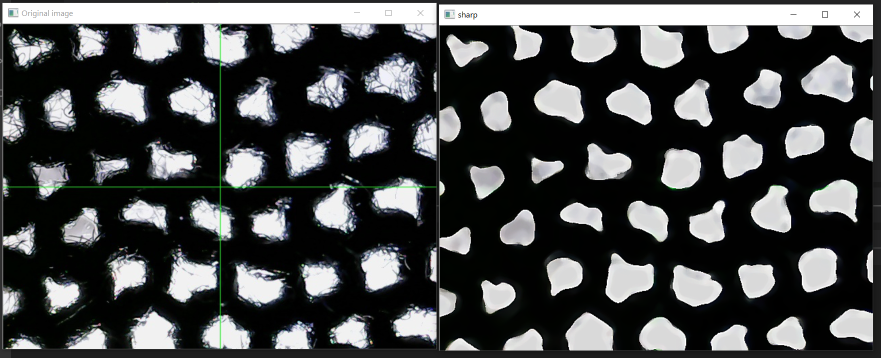
#> input picture Immagine.png, 1761 x 715 px (shown at 1/2 size)
$ python -i holes_detector_6.0.py   (imports and definitions only)
#> lines starting #> are read from the running program, lines starting #| are printed output that depends on the picture; after the words box and inside, x2 and y2 are one past the last pixel; in counts of white or black regions, pixels touching at a corner belong together
### StepperLib.py
import RPi.GPIO as GPIO  #library for Raspberry I/O
import time              #library for delays
import yaml
CCWStep = (0x01,0x02,0x04,0x08)
CWStep = (0x08,0x04,0x02,0x01)

with open('cfgMotorPins.yml') as cfg :    #importa il file di configurazione. Vedi cfgMotorPins.yml per la definizione dei pin motore.
    config = yaml.load(cfg, Loader=yaml.FullLoader)  #carica la configurazione

#motorPinsFocus = config['motorPinsFocus'] #assegna alla variabile motorPins1 la lista di valori
motorPins2 = [3, 5, 7, 8] #assegna alla variabile motorPins2 la lista di valori
# [15 lines of commented-out code are left out]
def setup2():
    #print ('Program is starting...')
    GPIO.setmode(GPIO.BOARD)       # Numbers GPIOs by physical location
    for pin in motorPins2:
        GPIO.setup(pin,GPIO.OUT)
# [38 lines of commented-out code are left out]


# [10 lines left out: function moveOnePeriod2, not called in this run]


# def moveOnePeriod3(direction,ms):
#     for j in range(0,4,1):      #cycle for power supply order [range(numero start, numero stop, incremento)]
#         for i in range(0,4,1):  #assign to each pin, a total of 4 pins
#             if (direction == 1):#power supply order clockwise
#                 GPIO.output(motorPins3[i],((CCWStep[j] == 1<<i) and GPIO.HIGH or GPIO.LOW))
#             else :              #power supply order anticlockwise
#                 GPIO.output(motorPins3[i],((CWStep[j] == 1<<i) and GPIO.HIGH or GPIO.LOW))
#         if(ms<3):       #the delay can not be less than 3ms, otherwise it will exceed speed limit of the motor
#             ms = 3
#         time.sleep(ms*0.001)


# def moveOnePeriod4(direction,ms):
#     for j in range(0,4,1):      #cycle for power supply order [range(numero start, numero stop, incremento)]
#         for i in range(0,4,1):  #assign to each pin, a total of 4 pins
#             if (direction == 1):#power supply order clockwise
#                 GPIO.output(motorPins4[i],((CCWStep[j] == 1<<i) and GPIO.HIGH or GPIO.LOW))
#             else :              #power supply order anticlockwise
#                 GPIO.output(motorPins4[i],((CWStep[j] == 1<<i) and GPIO.HIGH or GPIO.LOW))
#         if(ms<3):       #the delay can not be less than 3ms, otherwise it will exceed speed limit of the motor
#             ms = 3
#         time.sleep(ms*0.001)


# def moveOnePeriod5(direction,ms):
#     for j in range(0,4,1):      #cycle for power supply order [range(numero start, numero stop, incremento)]
#         for i in range(0,4,1):  #assign to each pin, a total of 4 pins
#             if (direction == 1):#power supply order clockwise
#                 GPIO.output(motorPins5[i],((CCWStep[j] == 1<<i) and GPIO.HIGH or GPIO.LOW))
#             else :              #power supply order anticlockwise
#                 GPIO.output(motorPins5[i],((CWStep[j] == 1<<i) and GPIO.HIGH or GPIO.LOW))
#         if(ms<3):       #the delay can not be less than 3ms, otherwise it will exceed speed limit of the motor
#             ms = 3
#         time.sleep(ms*0.001)

# def moveOnePeriod6(direction,ms):
#     for j in range(0,4,1):      #cycle for power supply order [range(numero start, numero stop, incremento)]
#         for i in range(0,4,1):  #assign to each pin, a total of 4 pins
#             if (direction == 1):#power supply order clockwise
#                 GPIO.output(motorPins6[i],((CCWStep[j] == 1<<i) and GPIO.HIGH or GPIO.LOW))
#             else :              #power supply order anticlockwise
#                 GPIO.output(motorPins6[i],((CWStep[j] == 1<<i) and GPIO.HIGH or GPIO.LOW))
#         if(ms<3):       #the delay can not be less than 3ms, otherwise it will exceed speed limit of the motor
#             ms = 3
#         time.sleep(ms*0.001)


# def moveOnePeriod7(direction,ms):
#     for j in range(0,4,1):      #cycle for power supply order [range(numero start, numero stop, incremento)]
#         for i in range(0,4,1):  #assign to each pin, a total of 4 pins
#             if (direction == 1):#power supply order clockwise
#                 GPIO.output(motorPins7[i],((CCWStep[j] == 1<<i) and GPIO.HIGH or GPIO.LOW))
#             else :              #power supply order anticlockwise
#                 GPIO.output(motorPins7[i],((CWStep[j] == 1<<i) and GPIO.HIGH or GPIO.LOW))
#         if(ms<3):       #the delay can not be less than 3ms, otherwise it will exceed speed limit of the motor
#             ms = 3
#         time.sleep(ms*0.001)


# #azionamento del motore
# def moveStepFocus(direction, ms, steps):
#     for i in range(steps):
#         moveOnePeriodFocus(direction, ms)

def moveStep2(direction, ms, steps):
    for i in range(steps):
        moveOnePeriod2(direction, ms)

# [19 lines of commented-out code are left out]


def motorStop():
    for i in range(0,4,1):
        GPIO.output(motorPins2[i],GPIO.LOW)


#def destroy():
    #GPIO.cleanup()  #release GPIOs used chennels


### old versions/setting.py
import os
import time
import RPi.GPIO as GPIO
import yaml
from StepperLib import *
import cv2
import numpy as np


def read_position (file_name):
	file = open("file_name", 'r')
	pos = file.read()
	position = pos
	file.close()

	return int(position)


# [152 lines left out: functions save_position, stepC, stepR, not called in this run]


GPIO.setmode(GPIO.BOARD)   # Assegna ai pin la numerazione convenzionale. Usare "GPIO.setmode(GPIO.BCM)" per la numerazione hardware.

# Assegnazione pin motori
dir_distensori = 31
pull_distensori = 29
dir_tensionatore = 36
pull_tensionatore = 37
dir_allineamento = 40
pull_allineamento = 38
dir_videocamera = 35
pull_videocamera = 33

# Assegnazione pin bobine
bobina_mobile = 12
bobina_fissa = 11
bobina_distensione = 10

# Assegnazione pin sensore
proxy_tensionatore = 21
proxy_allineamento = 18
proxy_distensori = 19
proxy_focus = 13
proxy_videocamera = 15
laser = 16

# Setup GPIO input/output
setup2() # Setup del mini step (vedi libreria StepperLib.py)
GPIO.setup(dir_distensori, GPIO.OUT, initial=0)
GPIO.setup(pull_distensori, GPIO.OUT, initial=0)
GPIO.setup(dir_tensionatore, GPIO.OUT, initial=0)
GPIO.setup(pull_tensionatore, GPIO.OUT, initial=0)
GPIO.setup(dir_allineamento, GPIO.OUT, initial=0)
GPIO.setup(pull_allineamento, GPIO.OUT, initial=0)
GPIO.setup(dir_videocamera, GPIO.OUT, initial=0)
GPIO.setup(pull_videocamera, GPIO.OUT, initial=0)
#GPIO.setup(24, GPIO.OUT, initial=1)
GPIO.setup(bobina_mobile, GPIO.OUT, initial=1)
GPIO.setup(bobina_fissa, GPIO.OUT, initial=1)
GPIO.setup(bobina_distensione, GPIO.OUT, initial=0)
GPIO.setup(proxy_tensionatore, GPIO.IN, pull_up_down=GPIO.PUD_UP)
GPIO.setup(proxy_allineamento, GPIO.IN, pull_up_down=GPIO.PUD_UP)
GPIO.setup(proxy_distensori, GPIO.IN, pull_up_down=GPIO.PUD_UP)
GPIO.setup(proxy_focus, GPIO.IN, pull_up_down=GPIO.PUD_UP)
GPIO.setup(proxy_videocamera, GPIO.IN, pull_up_down=GPIO.PUD_UP)
GPIO.setup(laser, GPIO.IN, pull_up_down=GPIO.PUD_UP)
# DEFINIZIONE MOTORI
# Posizione 0 ---> 4 motori estensione
# Posizione 1 ---> motore tensionatore
# Posizione 2 ---> motore allineamento
# Posizione 3 ---> motore videocamera


dirP = (31, 36, 40, 35)
stepperP = (29, 37, 38, 33)
microP = (10000, 50, 2000, 500)  # Tempo in microsecondi tra due step


# Posizione iniziale motore in step
inizio_distensione = 0
inizio_tensionamento = 0
inizio_allinemanento = read_position("position.txt")
inizio_videocamera = 0
inizio_focus = 0

pos = [inizio_distensione, inizio_tensionamento, inizio_allinemanento , inizio_videocamera, inizio_focus]   #contatore passi
#print("La posizione di 2: " + str(pos[2]))

### old versions/holes_detector_6.0.py
from setting import *

# [125 lines left out: functions middleR, alignment, detect_hole, detect_row, not called in this run]


def filtered (frame_gray):
	averaging = cv2.blur(frame_gray, (20, 20))
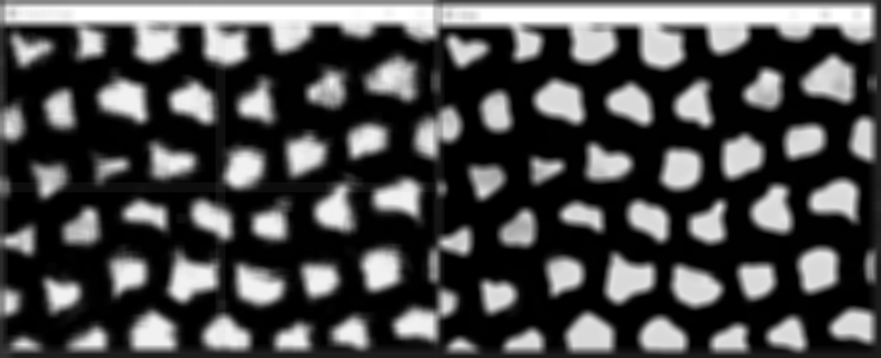
#> averaging: shape (715, 1761) (shown at 1/2 size); min 0, max 255, mean 75
	median = cv2.medianBlur(averaging, 25)
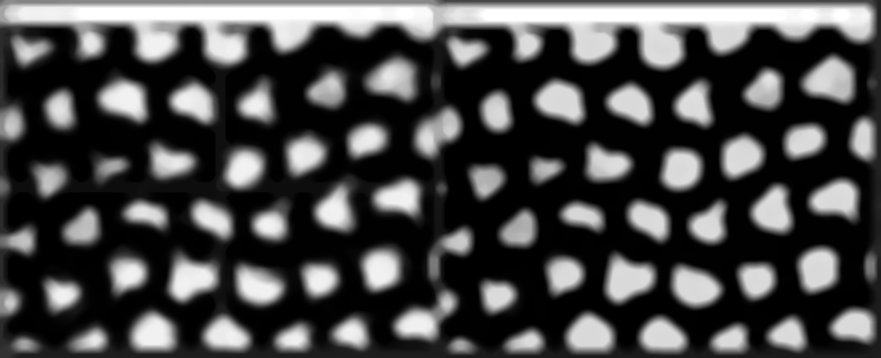
#> median: shape (715, 1761) (shown at 1/2 size); min 0, max 255, mean 72.3
	_, threshold = cv2.threshold(median, 140, 255, cv2.THRESH_BINARY)  # per isolare i fori
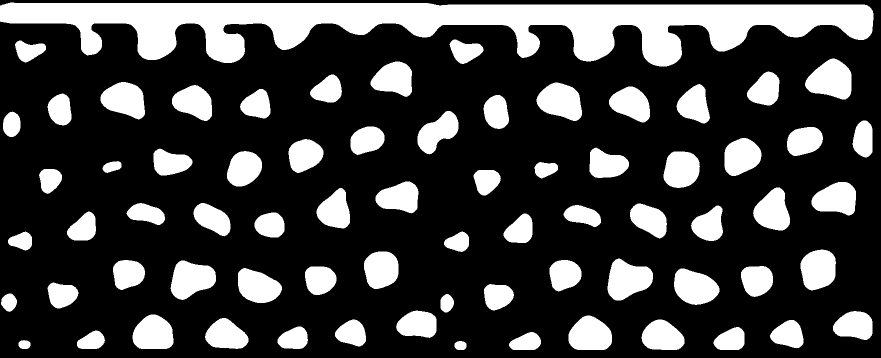
#> threshold: shape (715, 1761) (shown at 1/2 size); 25.8% white; 72 white regions, largest, box (x1, y1, x2, y2) and area: (0, 5, 1747, 133) 110240, (1610, 117, 1703, 199) 5378, (1215, 517, 1306, 601) 5235

	return threshold


#______________________________________________________________________________________
#
# AVVIO CICLO MACCHINA
#______________________________________________________________________________________


#inizializza una lista vuota
numbers = []


# [1 line that did not run here, left out]


#stepR(0)
#GPIO.output(bobina_distensione, GPIO.LOW)

'''time.sleep(15)
moveStep2(0,8,90)   # 90 x sfocato 100 per nitido
'''


# [45 lines not run here, left out]

>>> import cv2
>>> picture = cv2.imread('../Immagine.png', cv2.IMREAD_GRAYSCALE)
>>> result = filtered(picture)
